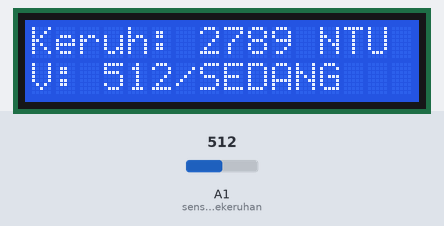
A sketch run on a simulated Arduino Uno, built with avr-gcc and run on an emulated ATmega328P. Parts: 16×2 character LCD. Inputs (shaded band) come from the test bench; at power-on: A1 (sensor_kekeruhan) = 512.

Above: at 3.2 s.
3.3 s: A1 (sensor_kekeruhan) set to 486
At 5.5 s:
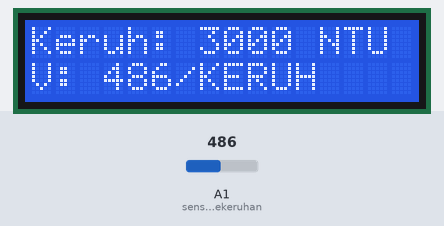
5.8 s: A1 (sensor_kekeruhan) set to 880
At 8.0 s:
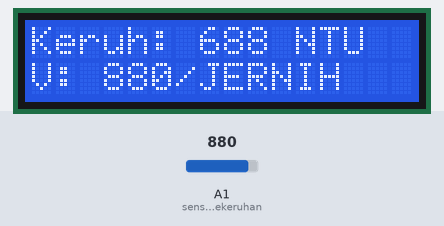
8.8 s: A1 (sensor_kekeruhan) set to 900
At 11.7 s:
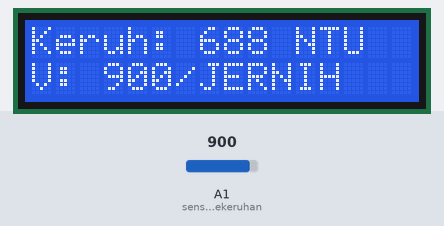
Timing chart, 0 to 13.2 s (numbered marks = the images above; inputs shaded):
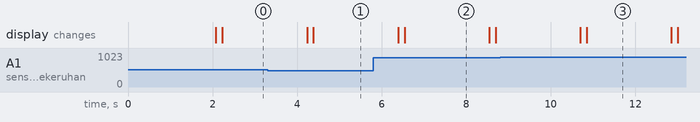

Measured:
- the behaviour switches between 501 and 500 on A1 (sensor_kekeruhan) (found by bisection; images 0 and 1)
- after the input at 3.3 s, the display: first differs from a run without the input after 1.1 s (image 1)
- after the input at 5.8 s, the display: first differs from a run without the input after 0.74 s (image 2)
- after the input at 8.8 s, the display: first differs from a run without the input after 2.1 s (image 3)
- what the display in image 2 shows lasts 2.0 s, from 6.5 s to 8.5 s

The sketch:

kekeruhan.ino
```cpp
//LCD I2C
#include <LiquidCrystal_I2C.h>
#include <Wire.h>

//Pin
#define sensor_kekeruhan A1

LiquidCrystal_I2C lcd(0x27, 16, 2);
void setup() {
  Serial.begin(9600);

  //LCD Start
  lcd.init();
  lcd.backlight();
  lcd.setCursor(0, 0);
  lcd.print("Starting...");
  delay(2000);
  lcd.clear();
}

void loop() {
  //LCD Run
  int valSensor = getKekeruhan();
  lcd.setCursor(0, 0);
  lcd.print("Keruh: ");
  lcd.print(valSensor);
  lcd.print(" NTU");

  int analogVal=analogRead(sensor_kekeruhan);
  lcd.setCursor(0, 1);
  lcd.print("V: ");
  lcd.print(analogVal);
  lcd.print(cekKeruh(analogVal));

  delay(2000);
  lcd.clear();
}
int getKekeruhan() {
  //Formula
  float volt;
  float ntu;
  float val;

  val = 0;
  for (int i = 0; i < 800; i++)
  {
    val += ((float)analogRead(sensor_kekeruhan) / 1023) * 5;
  };
  val = val / 800;
  volt = roundf((val * 10.0f) / 10.0f);

  if (volt < 2.5) ntu = 3000;
  else ntu = -1120.4 * square(volt) + 5742.3 * volt - 4353.8;
  return ntu;
}

String cekKeruh(int val) {
  if (val > 870) {
    return "/JERNIH";
  }
  else if(val > 500) {
    return "/SEDANG";
  }
  else {
    return "/KERUH";
  }
}
```
